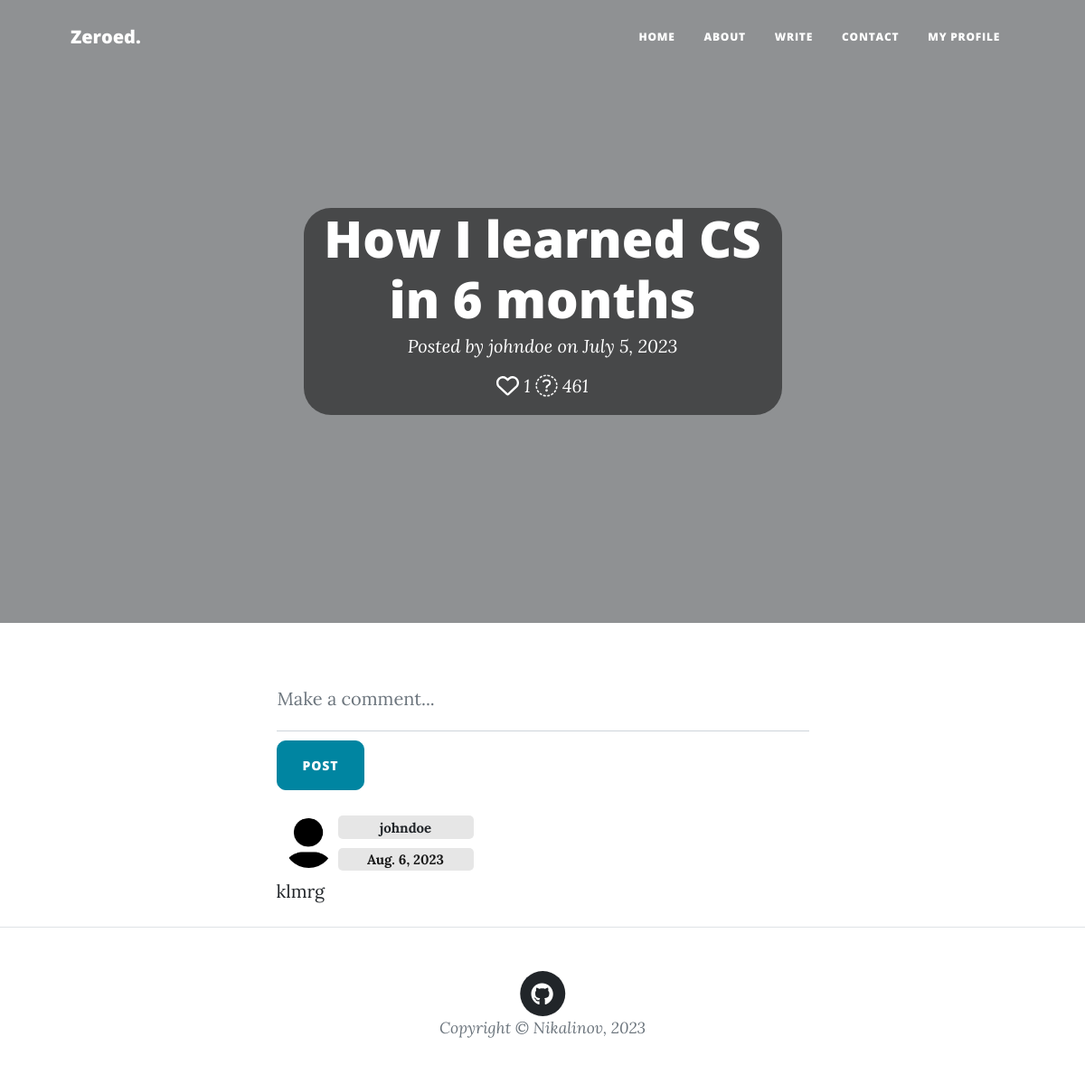
The app's page /feed/blog/8/add-comment (signed in), older data.
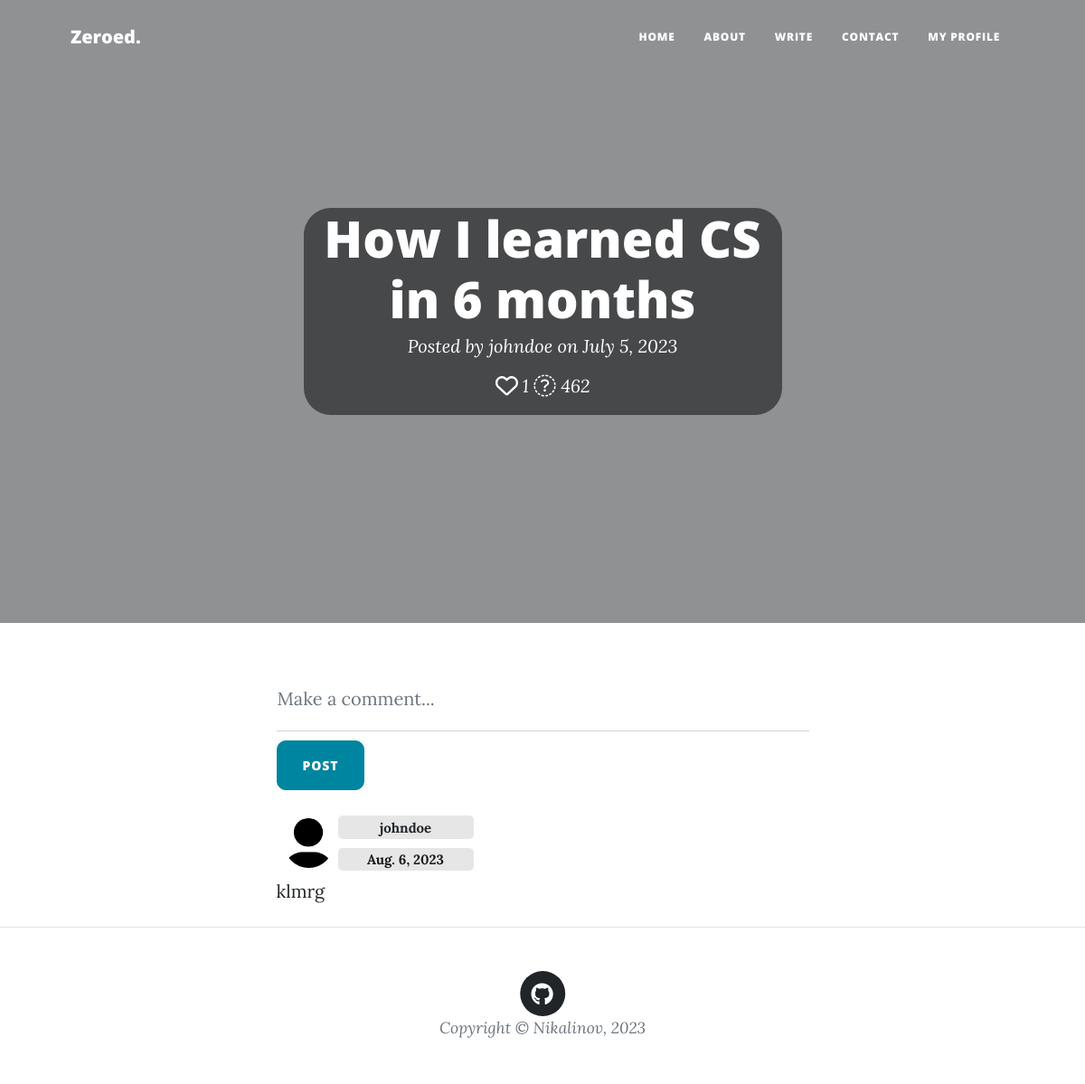
The same page, newer data.
### feed/models.py (models this page shows, shortened)
class Blog(models.Model):
    title = models.CharField(max_length=200, null=True)
    author = models.ForeignKey(
        User,
        on_delete=models.RESTRICT,
        blank=True,
        null=True,
    )
    post_date = models.DateField(default=now)
    content_type = models.ManyToManyField(ContentType)
    language = models.CharField(max_length=50, choices=LANGUAGES, default='EN')
    content = QuillField()
    upvoters = models.ManyToManyField(User, related_name='upvoters')
    views = models.IntegerField(editable=False, default=0)
    picture = models.ImageField(upload_to='feed/blog-pics/', default='feed/blog-pics/white-bg.png', blank=True)
    class Meta:
        ordering = ['-post_date']
    def get_rating(self):
        return len(self.upvoters.all())

### feed/views.py (the view, shortened to what this page needs)
# urls.py: path('blog/<int:blog_pk>/add-comment', views.CommentCreateView.as_view(), name='comment-add'),
class CommentCreateView(LoginRequiredMixin, CreateView):
    model = Comment
    fields = ['text']
    template_name = 'feed/blog.html'
    def get_context_data(self, **kwargs):
        context = super().get_context_data(**kwargs)
        context['blog'] = Blog.objects.get(pk=self.kwargs['blog_pk'])
        return context

### feed/templates/feed/blog.html (shortened to what this page needs)
{% extends 'base_generic.html' %}
{% load static %}
{% load bleach_tags %}
{% block header %}
  <header class="masthead" style="background-image: url({{ blog.picture.url }})">
    <div class="container position-relative px-4 px-lg-5">
      <div class="row gx-4 gx-lg-5 justify-content-center">
        <div class="col-md-10 col-lg-8 col-xl-7">
          <div class="site-heading">
            <div class="page-heading">
              <div class="post-heading">
                <div class="transbox">
                  <h1>{{ blog.title }}</h1>
                  <span class="meta">Posted by
                    <a href="{% url 'profile' blog.author.pk %}">{{ blog.author }}</a> on {{ blog.post_date }}
                  </span>
                  <span class="meta" style="padding: 20px 10px">
                    <a href="{% url 'rate' blog.pk %}">
                      <i class="fa-{% if user in blog.upvoters.all %}solid{% else %}regular{% endif %} fa-heart fa-lg" style="color: #ffffff;" title="likes"></i>
                    </a> {{ blog.get_rating }}
                    <i class="fa-sharp fa-light fa-eye fa-lg" style="color: #ffffff;" title="views"></i> {{ blog.views }}
                  </span>
                </div>
              </div>
            </div>
          </div>
        </div>
      </div>
    </div>
  </header>
{% endblock %}
{% block content %}
    <article class="mb-4">
      <div class="container px-4 px-lg-5">
        <div class="row gx-4 gx-lg-5 justify-content-center">
          <div class="col-md-10 col-lg-8 col-xl-7">
            <form action="{% url 'comment-add' blog.pk %}" method="post">
              <div class="form-floating" id="comment-section" style="padding-bottom: 10px;">
                <input class="form-control" id="comment-write" name="text" type="text" placeholder="" value=""/>
                <label for="comment-write">Make a comment...</label>
              </div>
              <div >
                <button class="btn btn-primary text-uppercase"
                    type="submit">Post</button></div>
            </form>
            {% if blog.comment_set.count %}
              {% for comment in blog.comment_set.all %}
                <div class="d-flex justify-content-between" {% if forloop.first %} style="padding-top: 20px;" {% endif %}>
                  <div class="p-2" id="comment-grid">
                    <div id="comment-pic">
                      <a href="{% url 'profile' comment.user.pk %}">
                        <img class="rounded-circle" src="{{ comment.user.userprofile.picture.url }}" alt="img" width="55" height="55">
                      </a>
                    </div>
                    <div id="comment-user" class="badge bg-light">
                      <a href="{% url 'profile' comment.user.pk %}">
                        {{ comment.user.username }}
                      </a>
                    </div>
                    <div id="comment-date" class="badge bg-light">{{ comment.post_date }}</div>
                  </div>
                </div>
                <div id="comment-text">
                  {{ comment.text }}
                </div>
              {% endfor %}
            {% else %}
              <p>There are no comments yet. Be the first!</p>
            {% endif %}
          </div>
        </div>
      </div>
    </article>
{% endblock %}

Row changes from the older to the newer data that the page shows:
changed Blog "johndoe": views "461" → "462"
